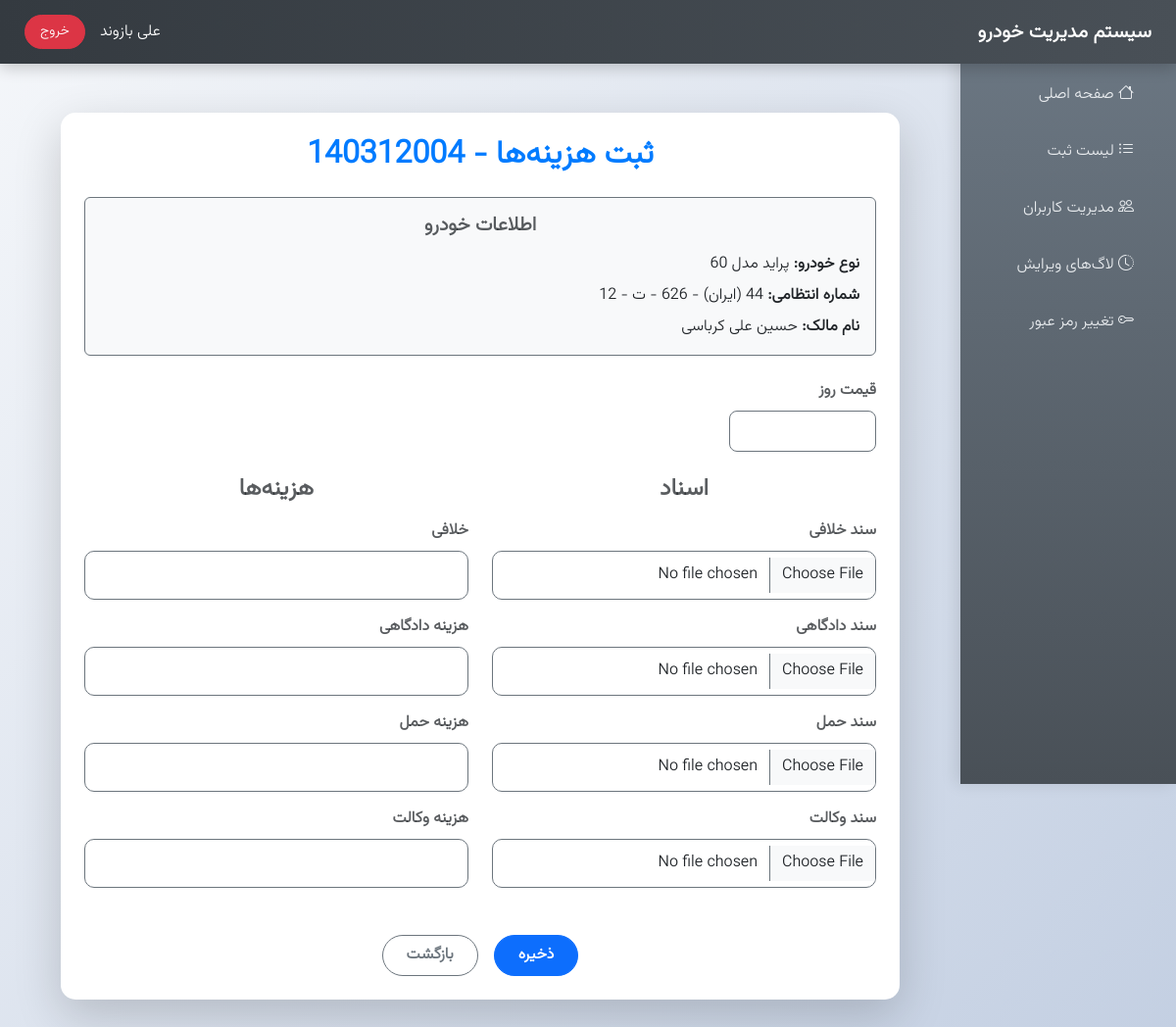
Screenshot of /add-car-costs-form/140312004/ (signed in) with the database file from the repository.
### core/models.py (models this page shows, shortened)
class UserProfile(models.Model):
    user = models.OneToOneField(User, on_delete=models.CASCADE, verbose_name="کاربر")
    first_name = models.CharField(max_length=50, verbose_name="نام")
    last_name = models.CharField(max_length=50, verbose_name="نام خانوادگی")
    national_code = models.CharField(max_length=10, unique=True, verbose_name="کد ملی")  # بدون default
    phone_number = models.CharField(max_length=11, verbose_name="شماره موبایل", default="09120000000")
    must_change_password = models.BooleanField(default=True, verbose_name="باید رمز را تغییر دهد")
    class Meta:
        verbose_name = "پروفایل کاربر"
        verbose_name_plural = "پروفایل‌های کاربران"

class CarEntry(models.Model):
    parking_number = models.CharField(max_length=20, verbose_name="شماره پارکینگ")
    delivery_date = models.CharField(max_length=10, verbose_name="تاریخ تحویل")
    car_type = models.CharField(max_length=50, verbose_name="نوع خودرو")
    license_plate = models.CharField(max_length=30, verbose_name="شماره انتظامی")
    owner_name = models.CharField(max_length=100, verbose_name="نام مالک")
    engine_number = models.CharField(max_length=50, unique=True, verbose_name="شماره موتور")
    chassis_number = models.CharField(max_length=50, unique=True, verbose_name="شماره شاسی")
    has_cabin_plate = models.BooleanField(default=False, verbose_name="پلاک اتاق")
    acceptance_number = models.CharField(max_length=9, unique=True, editable=False, verbose_name="شماره پذیرش")
    accepted_by = models.CharField(max_length=100, verbose_name="مسئول پذیرش")  # نام و نام خانوادگی
    accepted_at = models.CharField(max_length=10, verbose_name="تاریخ پذیرش")
    edited_by = models.CharField(max_length=100, null=True, blank=True, verbose_name="ویرایش‌کننده")  # نام و نام خانوادگی
    driver_name = models.CharField(max_length=100, verbose_name="نام و نام خانوادگی راننده/آورنده")
    driver_license_plate = models.CharField(max_length=30, verbose_name="شماره پلاک راننده/آورنده")
    driver_phone = models.CharField(max_length=15, verbose_name="شماره تماس راننده/آورنده")

### core/views.py (the view)
# urls.py: path('add-car-costs-form/<str:acceptance_number>/', views.add_car_costs_step3, name='add_car_costs_step3'),  # جدید
@login_required
def add_car_costs_step3(request, acceptance_number):
    car = get_object_or_404(CarEntry, acceptance_number=acceptance_number)
    if hasattr(car, 'costs') and car.costs:
        messages.error(request, 'هزینه‌های این خودرو قبلاً ثبت شده است. لطفاً از ویرایش هزینه‌ها استفاده کنید.')
        return redirect('edit_car_costs', acceptance_number=car.acceptance_number)
    if request.method == 'POST':
        form = CarCostsForm(request.POST, request.FILES)
        if form.is_valid():
            car_costs = form.save(commit=False)
            car_costs.car = car
            car_costs.recorded_by = request.user
            car_costs.recorded_at = jdatetime.now().strftime('%Y/%m/%d')
            try:
                car_costs.save()  # total_cost توی مدل محاسبه می‌شه
                messages.success(request, 'هزینه‌های خودرو با موفقیت ثبت شد.')
                return redirect('registration_list')
            except IntegrityError:
                messages.error(request, 'خطا: هزینه‌ها برای این خودرو قبلاً ثبت شده است.')
        else:
            messages.error(request, 'لطفاً خطاها را برطرف کنید.')
            print("Form errors:", form.errors)
    else:
        form = CarCostsForm()
    return render(request, 'core/add_car_costs_step3.html', {'form': form, 'car': car})

### core/templates/core/add_car_costs_step3.html (shortened to what this page needs)
{% extends 'core/base.html' %}
{% load static widget_tweaks %}
{% block content %}
    <div class="form-container">
        <div class="card modern-card shadow-lg animate__animated animate__fadeIn">
            <div class="card-body p-4">
                <h2 class="card-title text-center mb-4 fw-bold text-primary">ثبت هزینه‌ها - {{ car.acceptance_number }}</h2>
                <div class="mb-4 info-section p-3 rounded">
                    <h5 class="fw-bold text-muted mb-3 text-center">اطلاعات خودرو</h5>
                    <p class="mb-2 text-end"><strong>نوع خودرو:</strong> {{ car.car_type }}</p>
                    <p class="mb-2 text-end"><strong>شماره انتظامی:</strong> {{ car.license_plate }}</p>
                    <p class="mb-0 text-end"><strong>نام مالک:</strong> {{ car.owner_name }}</p>
                </div>
                <form method="post" enctype="multipart/form-data" class="needs-validation" novalidate>
                    <div class="mb-4">
                        <label class="form-label fw-bold text-muted d-block text-end">{{ form.daily_price.label }}</label>
                        {{ form.daily_price|add_class:"form-control small-input"|attr:"required" }}
                    </div>
                    <div class="row g-4">
                        <div class="col-md-6">
                            <h4 class="mb-3 text-muted fw-bold text-center">اسناد</h4>
                            <div class="row g-3">
                                <div class="col-md-12">
                                    <label class="form-label fw-bold text-muted d-block text-end">{{ form.fine_document.label }}</label>
                                    {{ form.fine_document|add_class:"form-control modern-input"|attr:"required" }}
                                </div>
                                <div class="col-md-12">
                                    <label class="form-label fw-bold text-muted d-block text-end">{{ form.court_document.label }}</label>
                                    {{ form.court_document|add_class:"form-control modern-input"|attr:"required" }}
                                </div>
                                <div class="col-md-12">
                                    <label class="form-label fw-bold text-muted d-block text-end">{{ form.transport_document.label }}</label>
                                    {{ form.transport_document|add_class:"form-control modern-input"|attr:"required" }}
                                </div>
                                <div class="col-md-12">
                                    <label class="form-label fw-bold text-muted d-block text-end">{{ form.proxy_document.label }}</label>
                                    {{ form.proxy_document|add_class:"form-control modern-input"|attr:"required" }}
                                </div>
                            </div>
                        </div>
                        <div class="col-md-6">
                            <h4 class="mb-3 text-muted fw-bold text-center">هزینه‌ها</h4>
                            <div class="row g-3">
                                <div class="col-md-12">
                                    <label class="form-label fw-bold text-muted d-block text-end">{{ form.fine.label }}</label>
                                    {{ form.fine|add_class:"form-control modern-input"|attr:"required" }}
                                </div>
                                <div class="col-md-12">
                                    <label class="form-label fw-bold text-muted d-block text-end">{{ form.court_cost.label }}</label>
                                    {{ form.court_cost|add_class:"form-control modern-input"|attr:"required" }}
                                </div>
                                <div class="col-md-12">
                                    <label class="form-label fw-bold text-muted d-block text-end">{{ form.transport_cost.label }}</label>
                                    {{ form.transport_cost|add_class:"form-control modern-input"|attr:"required" }}
                                </div>
                                <div class="col-md-12">
                                    <label class="form-label fw-bold text-muted d-block text-end">{{ form.proxy_cost.label }}</label>
                                    {{ form.proxy_cost|add_class:"form-control modern-input"|attr:"required" }}
                                </div>
                            </div>
                        </div>
                    </div>
                    <div class="d-flex justify-content-center gap-3 mt-5">
                        <button type="submit" class="btn btn-primary modern-btn px-4 py-2">ذخیره</button>
                        <a href="{% url 'home' %}" class="btn btn-outline-secondary modern-btn px-4 py-2">بازگشت</a>
                    </div>
                </form>
            </div>
        </div>
    </div>
    <link rel="stylesheet" href="https://cdnjs.cloudflare.com/ajax/libs/animate.css/4.1.1/animate.min.css">
{% endblock %}

### core/templates/core/base.html (shortened to what this page needs)
<!DOCTYPE html>
<html lang="fa" dir="rtl">
<head>
    {% load static %}
    <link href="https://cdn.jsdelivr.net/npm/bootstrap@5.3.0/dist/css/bootstrap.min.css" rel="stylesheet">
    <link rel="stylesheet" href="{% static 'css/persianDatepicker-default.css' %}">
    <link rel="stylesheet" href="https://cdn.jsdelivr.net/npm/bootstrap-icons@1.11.3/font/bootstrap-icons.min.css">
</head>
<body>
    <div class="header">
        <div class="fw-bold fs-5">سیستم مدیریت خودرو</div>
        <div class="user-info">
            {% if user.is_authenticated %}
                <span class="fw-medium">
                    {{ user.userprofile.first_name|default:user.username }}
                    {{ user.userprofile.last_name|default:'' }}
                </span>
                <a href="{% url 'logout' %}" class="btn btn-sm btn-danger">خروج</a>
            {% else %}
                <a href="{% url 'login' %}" class="btn btn-sm btn-primary">ورود</a>
            {% endif %}
        </div>
    </div>
    <div class="container-fluid">
        <div class="sidebar d-lg-block" id="sidebar">
            <h4 class="text-center mb-4">منو</h4>
            <nav>
                <a href="{% url 'home' %}" class="nav-link"><i class="bi bi-house me-2"></i> صفحه اصلی</a>
                <a href="{% url 'registration_list' %}" class="nav-link"><i class="bi bi-list-ul me-2"></i> لیست ثبت</a>
                {% if user.is_superuser %}
                    <a href="{% url 'user_management' %}" class="nav-link"><i class="bi bi-people me-2"></i> مدیریت کاربران</a>
                    <a href="{% url 'edit_logs' acceptance_number='all' %}" class="nav-link"><i class="bi bi-clock-history me-2"></i> لاگ‌های ویرایش</a>
                {% endif %}
                <a href="{% url 'change_password' %}" class="nav-link"><i class="bi bi-key me-2"></i> تغییر رمز عبور</a>
            </nav>
        </div>
        <div class="content">
            {% block content %}{% endblock %}
        </div>
    </div>
</body>
</html>

### core/templates/core/add_car_costs_step3.html (style rules this page uses)
.modern-card { border: none; border-radius: 15px; background: #ffffff; transition: transform 0.3s ease, box-shadow 0.3s ease; }
.modern-input { border-radius: 10px; border: 1px solid #6c757d; padding: 12px; transition: border-color 0.3s ease, box-shadow 0.3s ease; width: 100%; }
.small-input { width: 150px; padding: 8px; border-radius: 8px; border: 1px solid #6c757d; }
.modern-btn { padding: 10px 25px; border-radius: 25px; font-weight: 600; transition: all 0.3s ease; }
.text-primary { color: #007bff !important; }
.info-section { background: #f8f9fa; border: 1px solid #6c757d; border-radius: 10px; }

### rows the page displays
CarEntry: acceptance_number "140312004", car_type "پراید مدل 60", license_plate "44 (ایران) - 626 - ت - 12", owner_name "حسین علی کرباسی"

### other values shown
{{ user.userprofile.first_name|default:user.username }} "علی"
{{ user.userprofile.last_name|default:'' }} "بازوند"
